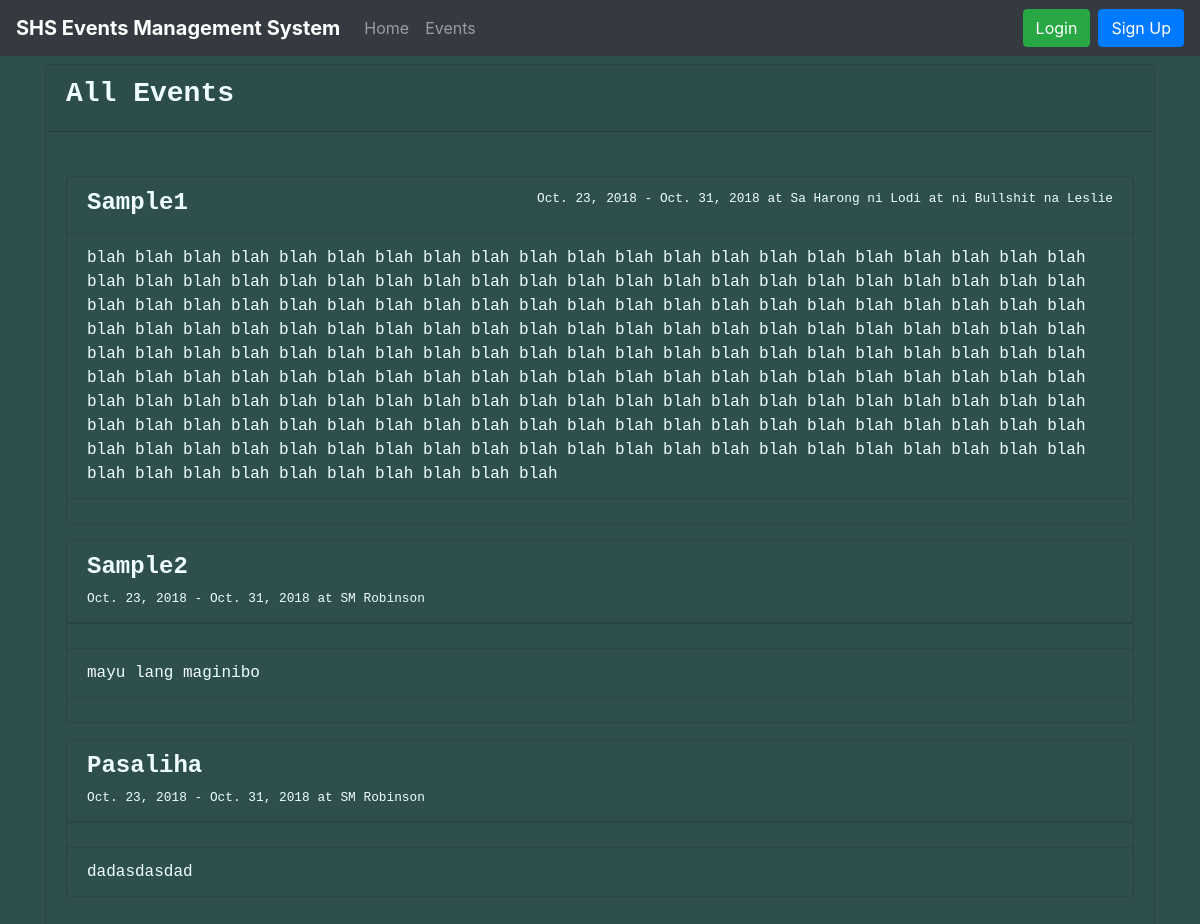
Screenshot of /events/ with the database file from the repository.
### events/models.py (models this page shows, shortened)
class Event(models.Model):
    name = models.CharField("Name of Event", max_length=50)
    description = models.TextField("Description", max_length=1000, blank=True)
    max_slots = models.IntegerField("Max Slots", blank=True, null=True)
    date_from = models.DateField("Start Date", null=True)
    date_to = models.DateField("End Date", null=True)
    time_from = models.TimeField("Start Time", null=True)
    time_to = models.TimeField("End Time", null=True)
    venue = models.CharField("Venue", max_length=200, default = '')
    creator = models.ForeignKey(to='users.Participant', on_delete = models.CASCADE, null = True)

### events/views.py (the view)
# urls.py: path("events/", EventListView.as_view(), name="event_list"),
class EventListView(ListView):
    model = Event
    template_name = "event_list.html"
    context_object_name = "event_list"

### templates/event_list.html
 {% extends 'base.html' %} {% block title %} All Events {% endblock title %}
 {% block content %}
<div class="card mt-2 text-monospace" style="background-color: darkslategray; color: azure">
    <div class="card-header">
        <h3><strong>All Events</strong></h3>
    </div>
    <div class="card-body">
        <div class="mt-4 list-group">
            {% for event in event_list %}
            <a href="{% url 'event_detail' event.pk %}" class="list-group-item list-group-item-action flex-column align-items-start"
                style="background-color:darkslategray; color:azure">
                <div class="d-flex w-100 justify-content-between">
                    <h4 class="mb-1"><strong>{{ event.name }}</strong></h4>
                    <small>{{ event.date_from }} - {{ event.date_to }} at {{ event.venue }}</small>
                </div>
                <p>{{ event.description }}</small>
            </a>
            {% empty %}
            <a href="#!" class="mt-4 list-group-item list-group-item-action list-group-item-warning">
                There Are No Events to Display.
            </a>
            {% endfor %}
        </div>
    </div>
</div>
{% endblock content %}

### templates/base.html (shortened to what this page needs)
<!doctype html>
<html lang="en">
  <head>
    <link rel="stylesheet" href="https://stackpath.bootstrapcdn.com/bootstrap/4.1.3/css/bootstrap.min.css">
  </head>
  <body style="background-color: darkslategray">
    <nav class="navbar navbar-expand-lg navbar-dark bg-dark" style="color:azure">
          <a class="navbar-brand" href="{% url 'home' %}"><strong>SHS Events Management System</strong></a>
          <div class="collapse navbar-collapse" id="navbarTogglerDemo02">
            <ul class="navbar-nav mr-auto mt-2 mt-md-0">
              <li class="nav-item">
                <a class="nav-link" href="{% url 'home' %}">Home</a>
              </li>
              <li class="nav-item">
                <a class="nav-link" href="{% url 'event_list' %}">Events</a>
              </li>
            </ul>
      </div>
      {% if user.is_authenticated %}
        <div class="btn-group">
          <button type="button" class="btn btn-info dropdown-toggle" data-toggle="dropdown" aria-haspopup="true" aria-expanded="false">
            {{ user.username }}
          </button>
          <div class="dropdown-menu dropdown-menu-right">
          <a class="dropdown-item" href="{% url 'logout' %}">Logout</a>
          </div>
        </div>
      {% else %}
      <a class="mr-2" href="{% url 'login' %}">
        <button type="button" class="btn btn-outline btn-success">Login</button>
      </a>
      <a href="{% url 'signup' %}">
        <button type="button" class="btn btn-outline btn-primary">Sign Up</button>
      </a>
      {% endif %}
    </nav>
    <div class="container" style="color:azure">
      {% block content %}
      {% endblock content %}
    </div>
</body>
</html>

### rows the page displays
Event: name "Sample1", date_from "Oct. 23, 2018", date_to "Oct. 31, 2018", venue "Sa Harong ni Lodi at ni Bullshit na Leslie", description "blah blah blah blah blah blah blah blah blah blah blah blah blah blah blah blah blah blah blah blah blah blah blah blah blah blah blah blah blah blah blah blah blah blah blah blah blah blah blah blah blah blah blah blah blah blah blah blah blah blah blah blah blah blah blah blah blah blah blah blah blah blah blah blah blah blah blah blah blah blah blah blah blah blah blah blah blah blah blah blah blah blah blah blah blah blah blah blah blah blah blah blah blah blah blah blah blah blah blah blah blah blah blah blah blah blah blah blah blah blah blah blah blah blah blah blah blah blah blah blah blah blah blah blah blah blah blah blah blah blah blah blah blah blah blah blah blah blah blah blah…"
Event: name "Sample2", date_from "Oct. 23, 2018", date_to "Oct. 31, 2018", venue "SM Robinson", description "mayu lang maginibo"
Event: name "Pasaliha", date_from "Oct. 23, 2018", date_to "Oct. 31, 2018", venue "SM Robinson", description "dadasdasdad"
